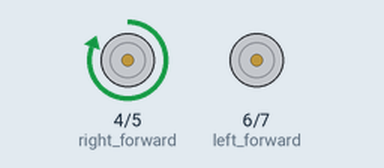
Simulated run of this sketch. Board: Arduino Uno, built with avr-gcc and run on an emulated ATmega328P. On the bench: motor-driver pin pairs drawn as motors (green arrow = first pin HIGH = forward, orange = second pin HIGH = backward, longer = more drive).

Above: at 0.5 s.
At 1.5 s:
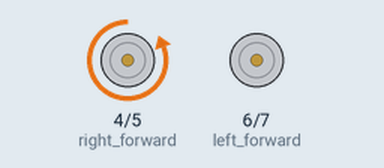
At 2.5 s:
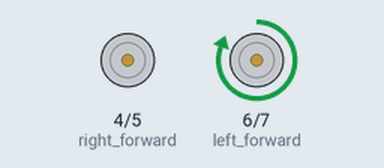
At 3.5 s:
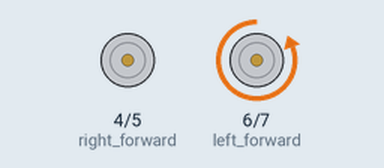
Timing chart, 0 to 5.2 s (numbered marks = the images above):
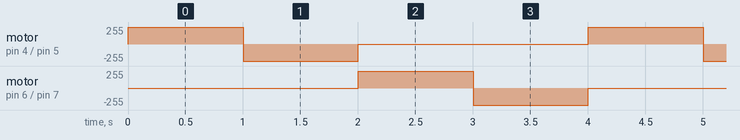

The sketch:

robot_motor_test.ino
```cpp
int right_forward = 4;
int right_backward = 5;
int left_forward = 6;
int left_backward = 7;
int delay_time = 1000;

void setup() {
  pinMode(right_forward, OUTPUT);
  pinMode(right_backward, OUTPUT);
  pinMode(left_forward, OUTPUT);
  pinMode(left_backward, OUTPUT);
  // turn all off
  digitalWrite(right_forward, LOW);
  digitalWrite(right_backward, LOW);
  digitalWrite(left_forward, LOW);
  digitalWrite(left_backward, LOW);
  // for debugging
}
void loop() {
  digitalWrite(right_forward, HIGH);
  delay(delay_time);
  digitalWrite(right_forward, LOW);
  Serial.println("1");

  digitalWrite(right_backward, HIGH);
  delay(delay_time);
  digitalWrite(right_backward, LOW);
  Serial.println("2");

  digitalWrite(left_forward, HIGH);
  delay(delay_time);
  digitalWrite(left_forward, LOW);
  Serial.println("3");

  digitalWrite(left_backward, HIGH);
  delay(delay_time);
  digitalWrite(left_backward, LOW);
  Serial.println("4");


}
```

Measured:
- by itself, motor on pin 4 (right_forward) / pin 5 (right_backward), motor on pin 6 (left_forward) / pin 7 (left_backward): repeats every 4.0 s: backward 255/255 1.0 s, stopped 2.0 s, forward 255/255 1.0 s
